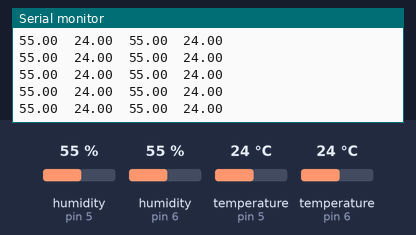
Bench run of a sketch on a simulated Arduino Mega 2560, built with avr-gcc and run on an emulated ATmega2560. On the bench: the last lines printed to the serial monitor. The test bench sets the inputs (shaded band); at power-on: humidity (sensors on pin 5, pin 6) 55 %, temperature (sensors on pin 5, pin 6) 24 °C.

Above: at 2.8 s.
2.9 s: humidity (sensor on pin 5) set to 22 %
At 4.6 s:
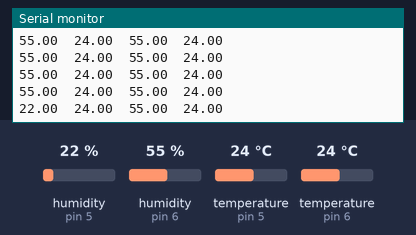
5.7 s: humidity (sensor on pin 6) set to 22 %
At 6.1 s:
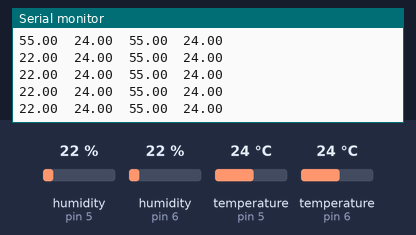
8.5 s: temperature (sensor on pin 5) set to 12 °C
At 10.2 s:
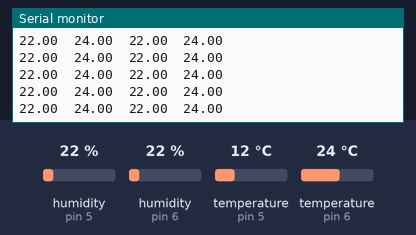
11.3 s: temperature (sensor on pin 6) set to 12 °C
At 12.3 s:
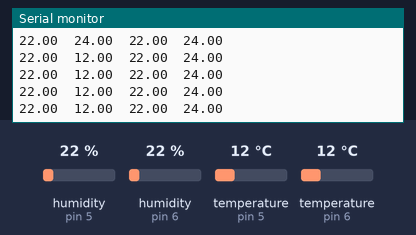
14.1 s: humidity (sensor on pin 5) set to 40 %
At 16.3 s:
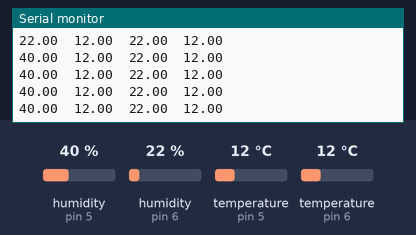
16.9 s: humidity (sensor on pin 6) set to 40 %
At 20.5 s:
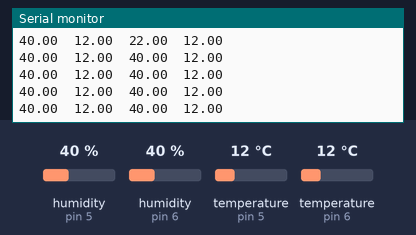
Timing chart, 0 to 20.7 s (numbered marks = the images above; inputs shaded):
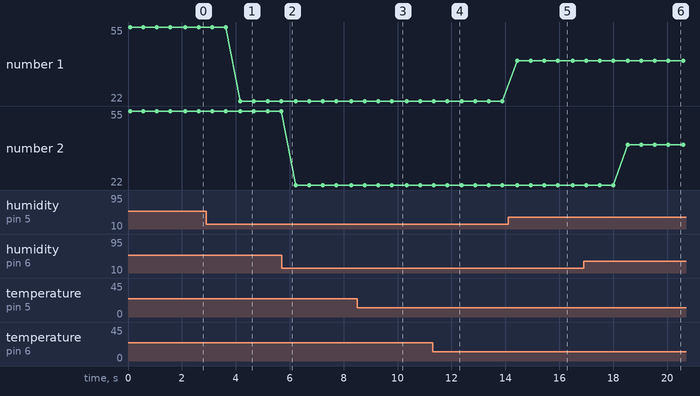

The sketch:

DHTtester.ino
```cpp
/*      The Wires
    For the first DHT11 sensor :
  * The pin 1 is connected to the pin 5V of the Arduino MEGA 2560
  * The pin 2 is connected to the digital pin 5 of the Arduino MEGA 2560
  * The pin 3 is connected to nothing
  * The pin 4 is connected to the pin GND of the Arduino MEGA 2560

    For the second DHT11 sensor :
  * The pin 1 is connected to the pin 5V of the Arduino MEGA 2560
  * The pin 2 is connected to the digital pin 6 of the Arduino MEGA 2560
  * The pin 3 is connected to nothing
  * The pin 4 is connected to the pin GND of the Arduino MEGA 2560
*/

#include "DHT.h" //Call the DHT library for the sensor

#define DHTPIN1 5     //Define the pin of the first DHT11 sensor
#define DHTPIN2 6     //Define the pin of the first DHT11 sensor

#define DHTTYPE DHT11   //Define the type of the sensor

DHT dht1(DHTPIN1, DHTTYPE); //Define the fonction for the first sensor
DHT dht2(DHTPIN2, DHTTYPE); //Define the fonction for the second sensor

void setup()
{
    Serial.begin(9600); //Initialize the Serial
    Serial.println("Humidity (%) & Temperature (C) Sensor1 and Humidity (%) & Temperature (C) Sensor2"); //Tell what the data are
    dht1.begin(); //Initialize the first Sensor
    dht2.begin(); //Initialize the second Sensor
}

void loop()
{
    float h1 = dht1.readHumidity(); //Take the humidity of the first sensor
    float t1 = dht1.readTemperature(); //Take the temperature of the first sensor
    float h2 = dht2.readHumidity(); //Take the humidity of the second sensor
    float t2 = dht2.readTemperature(); //Take the temperature of the second sensor
    //Print all of it on the Serial
    Serial.print(h1);
    Serial.print("\t");
    Serial.print(t1);
    Serial.print("\t");
    Serial.print(h2);
    Serial.print("\t");
    Serial.println(t2);
    delay(500); //Wait 500ms before the next measurement
}
```

Measured:
- after the input at 2.9 s, the serial monitor: prints a new line after 1.3 s (image 1)
- after the input at 14.1 s, the serial monitor: prints a new line after 0.34 s (image 5)
- after the input at 16.9 s, the serial monitor: prints a new line after 1.6 s (image 6)
- plotted number 1: 55 → 22 after the input at 2.9 s, 22 → 40 after the input at 14.1 s
